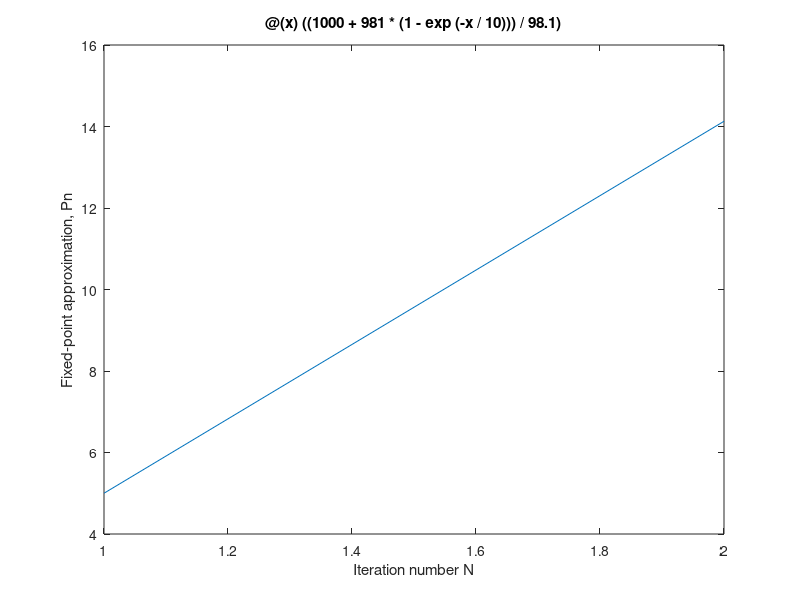

This figure's MATLAB source: (Note: this script raises an error after producing the figure.)
%% Fixed-point method

% Name: Shayne O'Brien
% Course: MATH 345 (Dr. Haddad)
% Date: 9/14/16
% Content: Fixed-point method

%% Fixed Point Iteration Algorithm

%A fixed point for a function is a number at which the value of the 
% function does not change when the function is applied. I.e., The number
% p is a fixed point for a given function g if g(p) = p. This algorithm
% will try to solve for p.

%Inputs: function g(x), maximum number of iterations N, tolerance
% threshold TOL.

%Output: Fixed point, or where g(x) = x. A table is output that
% shows iterate number, approximation to the fixed-point for the ith
% iterate, the absolute Cauchy error (distance between consecutive
% iterates), and the relative Cauchy error. A plot will also be generated
% where iterations are mapped against the fixed point estimate at that
% iteration.
 
%%
format long % put format on long for precision and outputs.
close all; clear all; % close all plots, clear all variables.

%% Problem prompt:

% An object of mass 100 kg is release from rest 1000m above the ground and
% allowed to fall under the influence of gravity. Assuming that the force
% due to air resistance is proportional to the velocity of the object with
% proportionality constant k = 10kg/sec, determine when the object will
% strike the ground. The object will strike the grounda t the time T
% determined by the equation:
%              1000 = 98.1*T - 981*(1 - exp(-T/10))
% For the Matlab section of this lab, I will replace T with x.

%% Problem contents for part (b):
%(b) Apply the Fixed-Point Algorithm to approximate the solution of this
%problem with absolute error less than 10^-12 and an initial gues of 10. 
% i. Diary the session and output the results to the Matlab Command Window.
% ii. Provide a table, including the current iterate number the new
% approximation to the fixed-point, Pn, the absolute Cauchy error and the
% relative Cauchy error.
% iii. Plot on one graph (and label) the iteration number vs. the
% iteration, Pn.
% iv. Type in at the command prompt hold on (this will allow you to add to
% this graph later.

%% INPUT FUNCTION g(x) HERE: %%
%Trying to solve for g(x) = x. Manipulate the given function f(x) as needed to
% get x by itself on one side. The other side of the equality is your g(x).
% There are many potential equations for g(x), all we need is one that
% converges (and, preferrably, quickly).

g = @(x)( (1000 + 981*(1-exp(-x/10)))/98.1 ); % Input function

%% Start Fixed-Point Algorithm contents

N = input('Input maximum number of iterations: '); % Ask for max number of iterations
pvec = zeros(N,1); % pre-allocate vector to store each p approximation
pvec(1) = input('Input initial approximation: '); % first entry will be the input initial approximation
TOL = input('Input tolerance: '); % Input tolerance, which we will check against |(pn- p(n-1)) / pn|

AbsCauchyError = zeros(N,1); % pre-allocate vector to store absolute Cauchy error for speed
RelCauchyError = zeros(N,1); % pre-allocate vector to store relative Cauchy error for speed
IterationVec = zeros(N,1); % pre-allocate vector to store iterations for speed

RelCauchyError(1) = NaN; % first entry is NaN because error cannot be computed in the first iteration.
AbsCauchyError(1) = NaN; % first entry is NaN because error cannot be computed in the first iteration.
k = 0; % k is a constant that we will use to simplify the decision making process for our output.
       % if k remains 0 after N iterations, we have not found a fixed point
       % within acceptable TOL. If k = 1, we have and will therefore
       % display all relevant results.

i = 1; % set the beginning iteration

if ((N < 1) || (mod(N,1) ~= 0)) % If the max number of iterations N has been set below 1 or N is not an integer:
    disp('Error: Maximum number of iterations must be an integer greater than equal to 1.') % display error.
elseif TOL <= 0 % Otherwise, if the tolerance is negative:
    disp('Error: TOL must be positive.') % display error.
else % otherwise since both criteria are met, proceed with computation.
    while i <= N % Until we reach the maximum number of iterations:
        p = g(pvec(i)); % compute p-sub-i
        IterationVec(i) = i; % update Iteration vector for i-th entry.
        RelCauchyError(i+1) = abs(p - pvec(i)); % update relative Cauchy error vector. index is i+1 because error cannot be computed in the first iteration.
        AbsCauchyError(i+1) = abs((p - pvec(i))/p); % update absolute Cauchy error vector. index is i+1 because error cannot be computed in the first iteration.
        if ( abs((p - pvec(i))) ) < TOL % If the absolute Cauchy error is less than TOL we have found a fixed point so:
            pvec = pvec(1:i); % shorten vector so table outputs correctly
            IterationVec = IterationVec(1:i); % shorten vector
            AbsCauchyError = AbsCauchyError(1:i); % shorten vector
            RelCauchyError = RelCauchyError(1:i); % shorten vector
            k = 1; % set k = 1 so the root will be printed
            break % break while loop
        else % Otherwise:
            i = i + 1; % increment i by 1
            pvec(i) = p; % store the i-th iteration of p
        end % end if loop
    end % end while loop
    if k == 1 % if we found a fixed point that meets the tolerance criteria within N iterations:
        % displaying results matrix
        ResultsMatrix = [IterationVec, pvec, AbsCauchyError, RelCauchyError]; % Store results in a matrix
        fprintf('    Iteration Number\t      Pn\t    |(Pn - Pn-1)/Pn|\t  |Pn - Pn-1| \n') % Print colum nnames
        disp(ResultsMatrix) % print column contents
        fprintf('The approximate fixed point is p = %.8f, reached in %d iterations.\n', pvec(i),i) % display root and # iterations taken
        
        % plotting results
        plot(IterationVec, pvec) % plot iteration vs. root approximation
        xlabel('Iteration number N') % label x-axis
        ylabel('Fixed-point approximation, Pn') % label y-axis
        title(func2str(g)) % title for plot is the input function g
    else % Otherwise, since a fixed point was not found within a reasonable TOL level:
        fprintf('Fixed Point Method failed to find an acceptably accurate root within N=%d iterations.\n', N) % display error
    end % end if loop
end % end while loop

%% Problem contents for part (c):
%(c) Rewrite this as a root-finding problem for some function f(x) and
% repeat part b using your code for the Bisection Method on the interval,
% [10,30]. Plot and label your approximations for the root on the same graph
% defined in part b. (Your use of hold on in part (b) should allow you to
% output to the same graph if you do not open up a new figure.

%% Comparing Fixed Point Method to the Bisection Method

hold on; % so we can compare the FP Method to the Bisect Method by graphing both on the same graph.
f = @(x)( (98.1*x - 981*(1-exp(-x/10)) - 1000) ); % rewrite function for foot-finding problem using Bisection Method by subtracting 1000 from both sides
                                                  % of the equation to get 0 = 98.1*x - 981(1-exp(-x/10)). We will solve for x
Bisect_OBrien( f, 10, 30, 1e-14, 100); % run Bisection Method, where:
                                       % f = (98.1*x - 981*(1-exp(-x/10)) - 1000)
                                       % [a,b] = [10,30]
                                       % TOL = 1e-14
                                       % max iterations N = 100